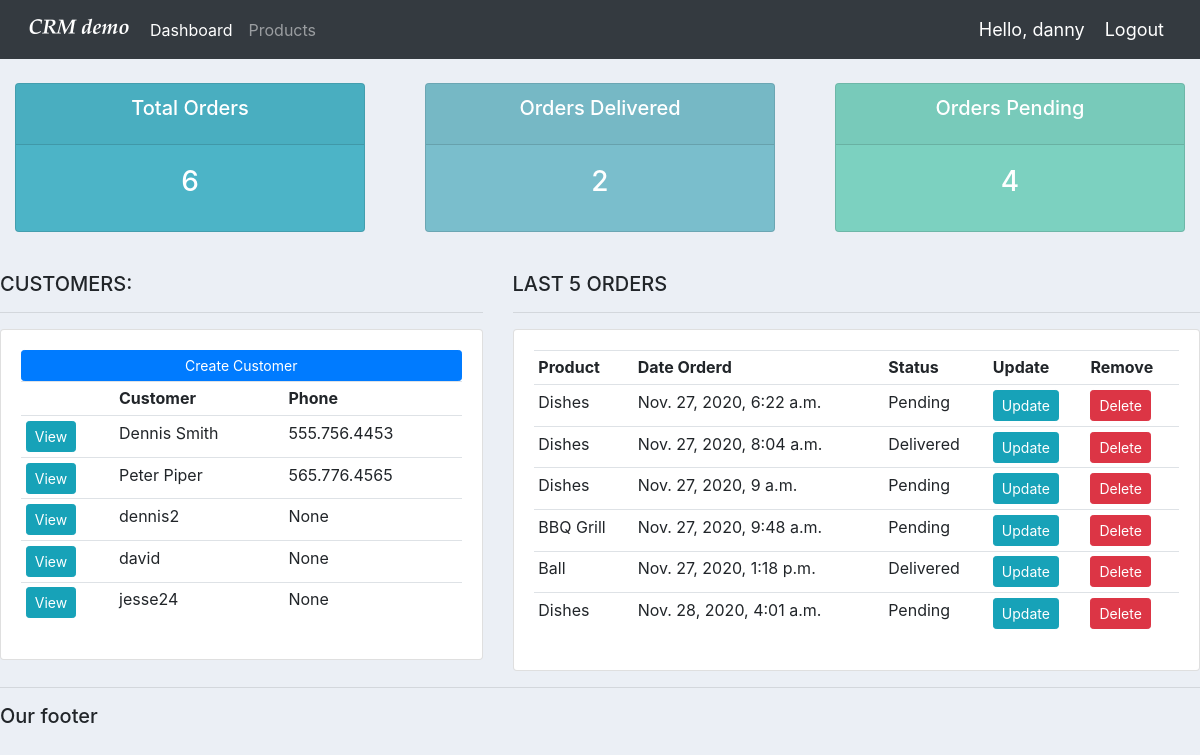
The app's page / (signed in) with its own data.
### accounts/models.py (models this page shows, shortened)
class Customer(models.Model):
	user = models.OneToOneField(User, null=True, blank=True, on_delete=models.CASCADE)
	name = models.CharField(max_length=200, null=True)
	phone = models.CharField(max_length=200, null=True)
	email = models.CharField(max_length=200, null=True)
	profile_pic = models.ImageField(default="profile1.png", null=True, blank=True)
	date_created = models.DateTimeField(auto_now_add=True, null=True)

class Order(models.Model):
	STATUS = (
		('Pending', 'Pending'),
		('Out for delivery', 'Out for delivery'),
		('Delivered', 'Delivered'),
		)
	customer = models.ForeignKey(Customer, null=True, on_delete= models.SET_NULL)
	product = models.ForeignKey(Product, null=True, on_delete= models.SET_NULL)
	date_created = models.DateTimeField(auto_now_add=True, null=True)
	status = models.CharField(max_length=200, null=True, choices=STATUS)
	note = models.CharField(max_length=1000, null=True)

class Product(models.Model):
	CATEGORY = (
		('Indoor', 'Indoor'),
		('Out Door', 'Out Door'),
		)
	name = models.CharField(max_length=200, null=True)
	price = models.FloatField(null=True)
	category = models.CharField(max_length=200, null=True, choices=CATEGORY)
	description = models.CharField(max_length=200, null=True, blank=True)
	date_created = models.DateTimeField(auto_now_add=True, null=True)
	tags = models.ManyToManyField(Tag)
	def __str__(self):
		return str(self.name)

### accounts/decorators.py (the view)
	def wrapper_func(request, *args, **kwargs):
		group = None
		if request.user.groups.exists():
			group = request.user.groups.all()[0].name
		if group == 'customer':
			return redirect('user-page')
		if group == 'admin':
			return view_func(request, *args, **kwargs)

### accounts/views.py (called while the page is built)
@login_required(login_url='login')
@admin_only
def home(request):
	orders = Order.objects.all()
	customers = Customer.objects.all()
	total_customers = customers.count()
	total_orders = orders.count()
	delivered = orders.filter(status='Delivered').count()
	pending = orders.filter(status='Pending').count()
	context = {
			'orders': orders,
			'customers': customers,
			'total_customers': total_customers,
			'total_orders': total_orders,
			'delivered': delivered,
			'pending': pending
			}
	return render(request, 'accounts/dashboard.html', context)

### accounts/templates/accounts/dashboard.html
{% extends 'accounts/main.html' %}
{% block content %}
{% include 'accounts/status.html' %}
<br>
<div class="row">
	<div class="col-md-5">
		<h5>CUSTOMERS:</h5>
		<hr>
		<div class="card card-body">
			<a class="btn btn-primary  btn-sm btn-block" href="">Create Customer</a>
			<table class="table table-sm">
				<tr>
					<th></th>
					<th>Customer</th>
					<th>Phone</th>
				</tr>
				{% for customer in customers %}
					<tr>
						<td><a class="btn btn-sm btn-info" href="{% url 'customer' customer.id %}">View</a></td>
						<td>{{ customer.name }}</td>
						<td>{{ customer.phone }}</td>
					</tr>
				{% endfor %}
			</table>
		</div>
	</div>
	<div class="col-md-7">
		<h5>LAST 5 ORDERS</h5>
		<hr>
		<div class="card card-body">
			<table class="table table-sm">
				<tr>
					<th>Product</th>
					<th>Date Orderd</th>
					<th>Status</th>
					<th>Update</th>
					<th>Remove</th>
				</tr>
				{% for order in orders %}
					<tr>
						<td>{{ order.product }}</td>
						<td>{{ order.date_created }}</td>
						<td>{{ order.status }}</td>
						<td><a class="btn btn-sm btn-info" href="{% url 'update_order' order.id %}">Update</a></td>
						<td><a class="btn btn-sm btn-danger" href="{% url 'delete_order' order.id %}">Delete</a></td>
					</tr>
				{% endfor %}
			</table>
		</div>
	</div>
</div>
{% endblock %}

### accounts/templates/accounts/navbar.html (shortened to what this page needs)
{% load static %}
<nav class="navbar navbar-expand-lg navbar-dark bg-dark">
  <img src="{% static 'images/logo.png' %}">
  <div class="collapse navbar-collapse" id="navbarNav">
    <ul class="navbar-nav">
      {% if request.user.is_staff %}
      <li class="nav-item active">
        <a class="nav-link" href="{% url 'home' %}">Dashboard</a>
      </li>
      <li class="nav-item">
        <a class="nav-link" href="{% url 'products' %}">Products</a>
      </li>
      {% else %}
      <li class="nav-item">
        <a class="nav-link" href="{% url 'account' %}">Settings</a>
      </li>
      {% endif %}
    </ul>
  </div>
  <span class="hello-msg">Hello, {{request.user}}</span>
  <span><a class="hello-msg" href="{% url 'logout' %}">Logout</a></span>
</nav>

### static/css/main.css (style rules this page uses)
body { background-color: #ebeff5; }

### accounts/templates/accounts/navbar.html (style rules this page uses)
.hello-msg { font-size: 18px; color: #fff; margin-right: 20px; }

### records on screen
Customer: name "Dennis Smith", phone "555.756.4453"
Customer: name "Peter Piper", phone "565.776.4565"
Customer: name "dennis2", phone "None"
Customer: name "david", phone "None"
Customer: name "jesse24", phone "None"
Order: product "Dishes", date_created "Nov. 27, 2020, 6:22 a.m.", status "Pending"
Order: product "Dishes", date_created "Nov. 27, 2020, 8:04 a.m.", status "Delivered"
Order: product "Dishes", date_created "Nov. 27, 2020, 9 a.m.", status "Pending"
Order: product "BBQ Grill", date_created "Nov. 27, 2020, 9:48 a.m.", status "Pending"
Order: product "Ball", date_created "Nov. 27, 2020, 1:18 p.m.", status "Delivered"
Order: product "Dishes", date_created "Nov. 28, 2020, 4:01 a.m.", status "Pending"

### other values on screen
{{ request.user }} "danny"
{{ total_orders }} "6"
{{ delivered }} "2"
{{ pending }} "4"
